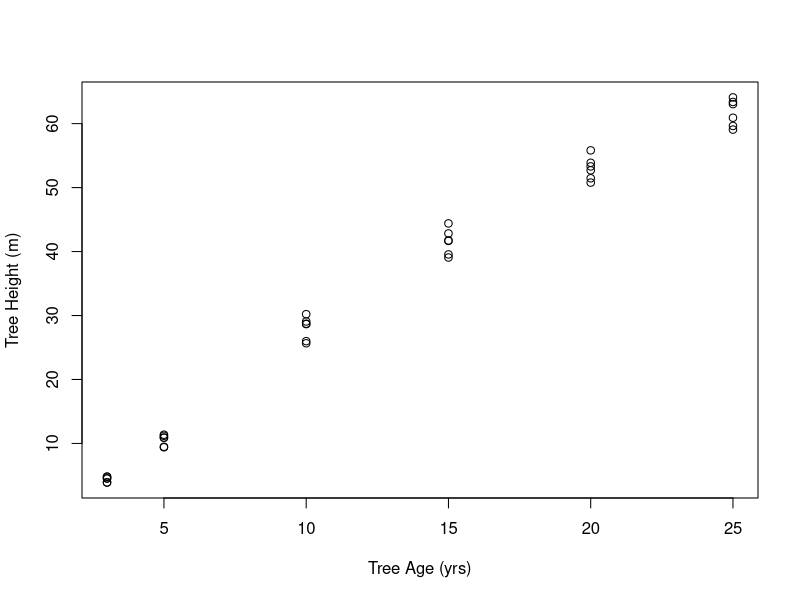

R code for this plot:
MyData = read.csv("../../Module03_Datasets/LoblollyPines.csv")
plot(MyData$TreeAge, MyData$TreeHeight, xlab="Tree Age (yrs)", ylab = "Tree Height (m)")
